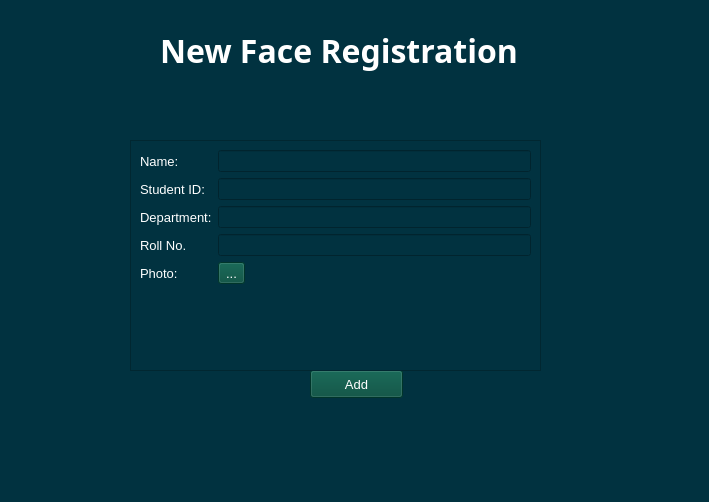
<?xml version="1.0" encoding="UTF-8"?>
<ui version="4.0">
 <class>newface</class>
 <widget class="QMainWindow" name="newface">
  <property name="geometry">
   <rect>
    <x>0</x>
    <y>0</y>
    <width>709</width>
    <height>502</height>
   </rect>
  </property>
  <property name="windowTitle">
   <string>New Face</string>
  </property>
  <property name="styleSheet">
   <string notr="true">background-color: rgb(1, 50, 64);</string>
  </property>
  <widget class="QWidget" name="centralwidget">
   <widget class="QLabel" name="label">
    <property name="geometry">
     <rect>
      <x>160</x>
      <y>20</y>
      <width>401</width>
      <height>61</height>
     </rect>
    </property>
    <property name="font">
     <font>
      <family>Source Sans Pro</family>
      <pointsize>24</pointsize>
      <weight>75</weight>
      <bold>true</bold>
     </font>
    </property>
    <property name="styleSheet">
     <string notr="true">color: rgb(255, 255, 255)</string>
    </property>
    <property name="text">
     <string>New Face Registration</string>
    </property>
   </widget>
   <widget class="QPushButton" name="add_button">
    <property name="geometry">
     <rect>
      <x>310</x>
      <y>370</y>
      <width>93</width>
      <height>28</height>
     </rect>
    </property>
    <property name="font">
     <font>
      <pointsize>10</pointsize>
     </font>
    </property>
    <property name="styleSheet">
     <string notr="true">background-color: rgb(0, 74, 59);
color: rgb(255, 255, 255)</string>
    </property>
    <property name="text">
     <string>Add</string>
    </property>
   </widget>
   <widget class="QFrame" name="frame">
    <property name="geometry">
     <rect>
      <x>130</x>
      <y>140</y>
      <width>411</width>
      <height>231</height>
     </rect>
    </property>
    <property name="frameShape">
     <enum>QFrame::StyledPanel</enum>
    </property>
    <property name="frameShadow">
     <enum>QFrame::Raised</enum>
    </property>
    <layout class="QFormLayout" name="formLayout">
     <item row="0" column="0">
      <widget class="QLabel" name="label_2">
       <property name="font">
        <font>
         <pointsize>10</pointsize>
        </font>
       </property>
       <property name="styleSheet">
        <string notr="true">color: rgb(255, 255, 255);</string>
       </property>
       <property name="text">
        <string>Name:</string>
       </property>
      </widget>
     </item>
     <item row="0" column="1">
      <widget class="QLineEdit" name="name">
       <property name="styleSheet">
        <string notr="true">color: rgb(255, 255, 255);</string>
       </property>
      </widget>
     </item>
     <item row="1" column="0">
      <widget class="QLabel" name="label_3">
       <property name="font">
        <font>
         <pointsize>10</pointsize>
        </font>
       </property>
       <property name="styleSheet">
        <string notr="true">color: rgb(255, 255, 255);</string>
       </property>
       <property name="text">
        <string>Student ID:</string>
       </property>
      </widget>
     </item>
     <item row="1" column="1">
      <widget class="QLineEdit" name="studentid">
       <property name="styleSheet">
        <string notr="true">color: rgb(255, 255, 255);</string>
       </property>
      </widget>
     </item>
     <item row="2" column="0">
      <widget class="QLabel" name="label_4">
       <property name="font">
        <font>
         <pointsize>10</pointsize>
        </font>
       </property>
       <property name="styleSheet">
        <string notr="true">color: rgb(255, 255, 255);</string>
       </property>
       <property name="text">
        <string>Department:</string>
       </property>
      </widget>
     </item>
     <item row="2" column="1">
      <widget class="QLineEdit" name="dept">
       <property name="styleSheet">
        <string notr="true">color: rgb(255, 255, 255);</string>
       </property>
      </widget>
     </item>
     <item row="3" column="0">
      <widget class="QLabel" name="label_6">
       <property name="font">
        <font>
         <pointsize>10</pointsize>
        </font>
       </property>
       <property name="styleSheet">
        <string notr="true">color: rgb(255, 255, 255);</string>
       </property>
       <property name="text">
        <string>Roll No.</string>
       </property>
      </widget>
     </item>
     <item row="3" column="1">
      <widget class="QLineEdit" name="rollno">
       <property name="styleSheet">
        <string notr="true">color: rgb(255, 255, 255);</string>
       </property>
      </widget>
     </item>
     <item row="4" column="0">
      <widget class="QLabel" name="label_5">
       <property name="font">
        <font>
         <pointsize>10</pointsize>
        </font>
       </property>
       <property name="styleSheet">
        <string notr="true">color: rgb(255, 255, 255);</string>
       </property>
       <property name="text">
        <string>Photo:</string>
       </property>
      </widget>
     </item>
     <item row="4" column="1">
      <widget class="QToolButton" name="picbutton">
       <property name="font">
        <font>
         <pointsize>10</pointsize>
        </font>
       </property>
       <property name="styleSheet">
        <string notr="true">background-color: rgb(0, 74, 59);
color: rgb(255, 255, 255)</string>
       </property>
       <property name="text">
        <string>...</string>
       </property>
      </widget>
     </item>
    </layout>
   </widget>
   <widget class="QLabel" name="label_7">
    <property name="geometry">
     <rect>
      <x>-6</x>
      <y>5</y>
      <width>741</width>
      <height>511</height>
     </rect>
    </property>
    <property name="text">
     <string/>
    </property>
    <property name="pixmap">
     <pixmap>bgpic.png</pixmap>
    </property>
    <property name="scaledContents">
     <bool>true</bool>
    </property>
   </widget>
   <zorder>label_7</zorder>
   <zorder>label</zorder>
   <zorder>add_button</zorder>
   <zorder>frame</zorder>
  </widget>
 </widget>
 <resources/>
 <connections/>
</ui>
